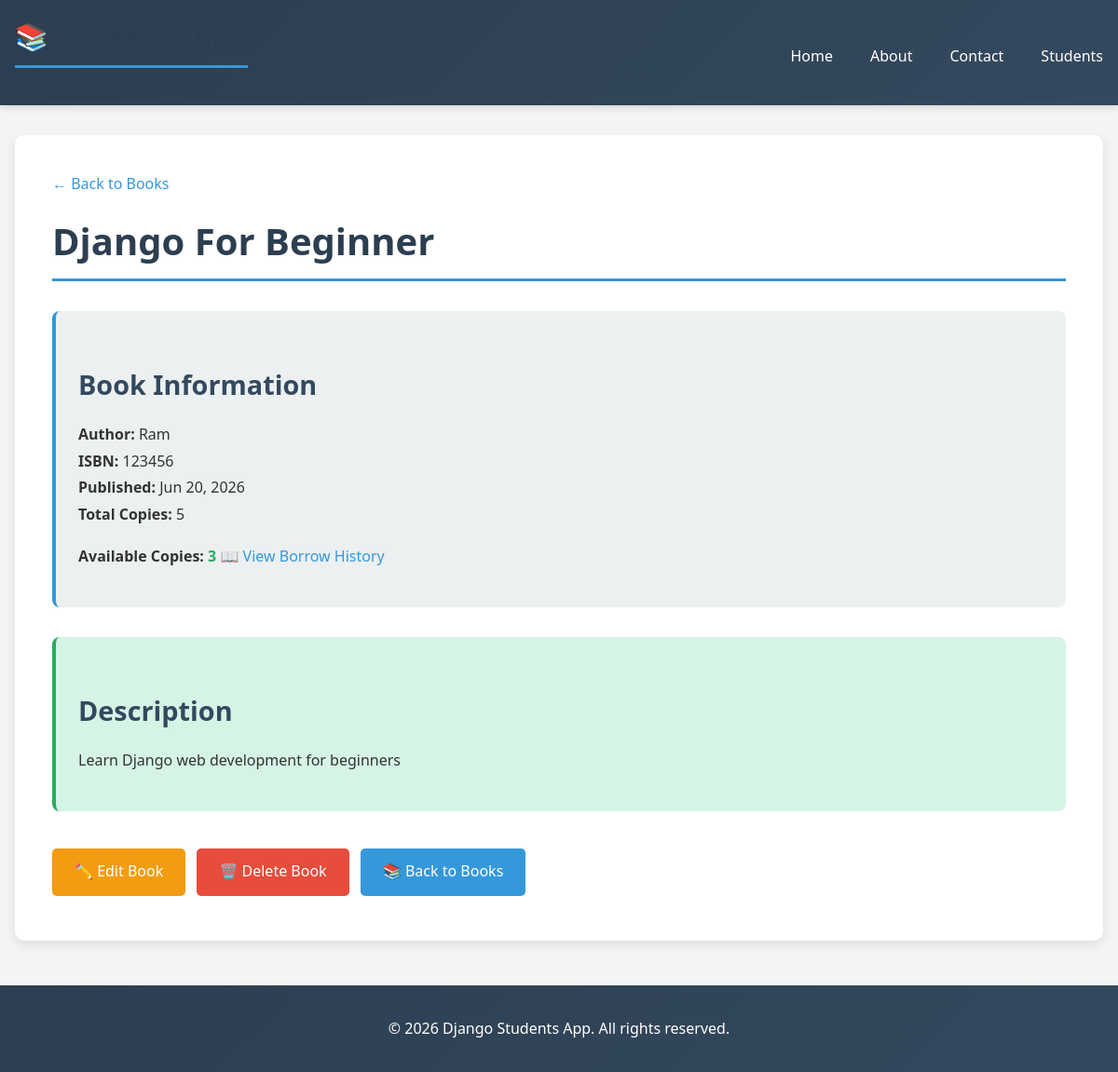
/library/books/1/, run on the app's committed database.
### library/models.py (models this page shows, shortened)
class Book(models.Model):
    title = models.CharField(max_length=200)
    author = models.CharField(max_length=150)
    isbn = models.CharField(max_length=13, unique=True)
    publication_date = models.DateField()
    total_copies = models.IntegerField(default=1)
    available_copies = models.IntegerField(default=1)
    description = models.TextField(blank=True)
    created_at = models.DateTimeField(auto_now_add=True)
    updated_at = models.DateTimeField(auto_now=True)
    class Meta:
        ordering = ['title']

### library/views.py (the view)
# urls.py: path('books/<int:pk>/', BookDetailView.as_view(), name='book_detail'),
class BookDetailView(DetailView):
    model = Book
    template_name = 'library/book_detail.html'
    context_object_name = 'book'

### library/templates/library/book_detail.html (shortened to what this page needs)
{% extends "base.html" %}
{% block content %}
    <a href="{% url 'library:book_list' %}" style="color: #3498db; margin-bottom: 1rem; display: inline-block;">
        ← Back to Books
    </a>
    <h1>{{ book.title|title }}</h1>
    <div class="info-box" style="margin: 2rem 0;">
        <h2>Book Information</h2>
        <p>
            <strong>Author:</strong> {{ book.author }}<br>
            <strong>ISBN:</strong> {{ book.isbn }}<br>
            <strong>Published:</strong> {{ book.publication_date|date:"M d, Y" }}<br>
            <strong>Total Copies:</strong> {{ book.total_copies }}<br>
            <strong>Available Copies:</strong>
            {% if book.available_copies > 0 %}
                <span style="color: #27ae60; font-weight: bold;">{{ book.available_copies }}</span>
              <a href="{% url 'library:book_borrow_history' book.id %}" style="color: #3498db; display: inline-block; margin-top: 1rem;">
    📖 View Borrow History
</a>
            {% else %}
                <span style="color: #e74c3c; font-weight: bold;">Not Available</span>
            {% endif %}
        </p>
    </div>
    {% if book.description %}
        <div class="success-box">
            <h2>Description</h2>
            <p>{{ book.description }}</p>
        </div>
    {% endif %}
    <div style="margin-top: 2rem;">
        <a href="{% url 'library:book_update' book.id %}" class="btn btn-primary" style="background-color: #f39c12;">
            ✏️ Edit Book
        </a>
        <a href="{% url 'library:book_delete' book.id %}" class="btn btn-primary" style="background-color: #e74c3c;">
            🗑️ Delete Book
        </a>
        <a href="{% url 'library:book_list' %}" class="btn btn-primary">
            📚 Back to Books
        </a>
    </div>
{% endblock %}

### students/static/students/css/style.css (style rules this page uses)
* { margin: 0; padding: 0; box-sizing: border-box; }
body { font-family: 'Segoe UI', Tahoma, Geneva, Verdana, sans-serif; background-color: #f4f4f4; color: #333; line-height: 1.6; }
a { color: #3498db; text-decoration: none; transition: color 0.3s ease; }
h1 { font-size: 2.5rem; color: #2c3e50; margin-bottom: 1.5rem; border-bottom: 3px solid #3498db; padding-bottom: 0.5rem; }
h2 { font-size: 1.8rem; color: #34495e; margin-top: 2rem; margin-bottom: 1rem; }
p { margin: 1rem 0; line-height: 1.8; }
.info-box { background-color: #ecf0f1; padding: 1.5rem; border-radius: 8px; margin: 1.5rem 0; border-left: 4px solid #3498db; }
.success-box { background-color: #d5f4e6; padding: 1.5rem; border-radius: 8px; margin: 1.5rem 0; border-left: 4px solid #27ae60; }
.btn { display: inline-block; padding: 0.8rem 1.5rem; background-color: #3498db; color: white; border: none; border-radius: 5px; cursor: pointer; transition: all 0.3s ease; font-size: 1rem; margin: 0.5rem 0.5rem 0.5rem 0; }
.btn-primary { background-color: #3498db; }

### data on the page
Book: title "Django For Beginner", author "Ram", isbn "123456", publication_date "Jun 20, 2026", total_copies "5", available_copies "3", description "Learn Django web development for beginners"
